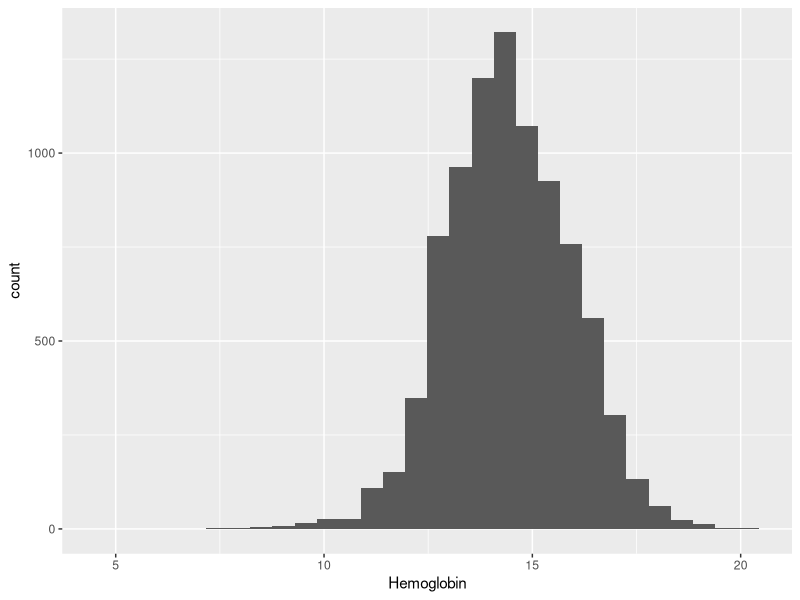
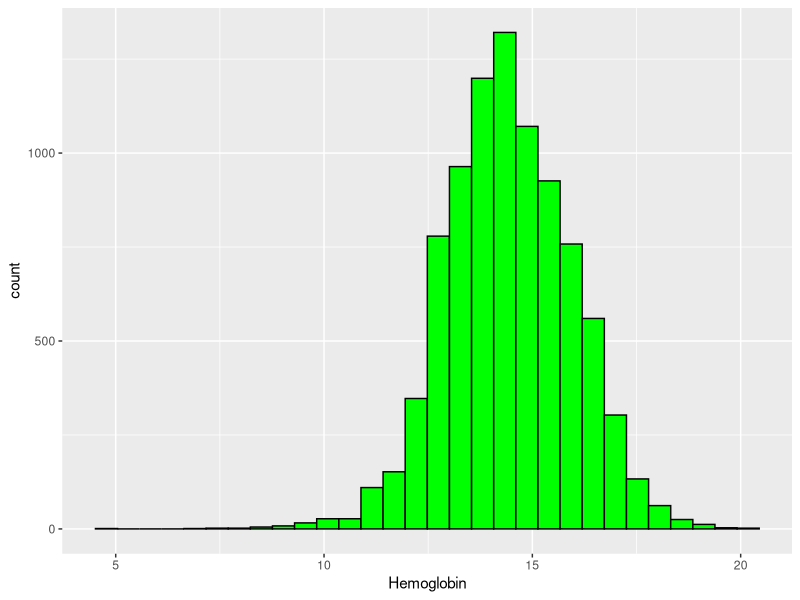
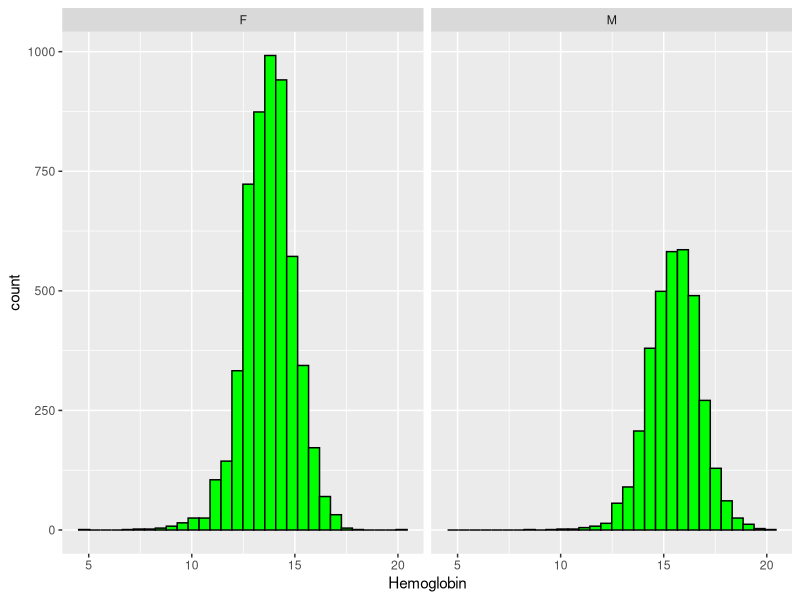
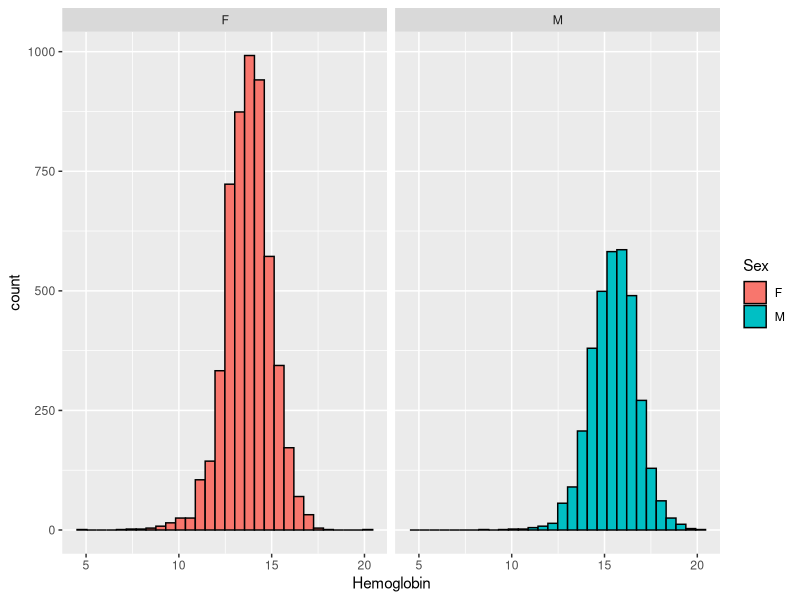
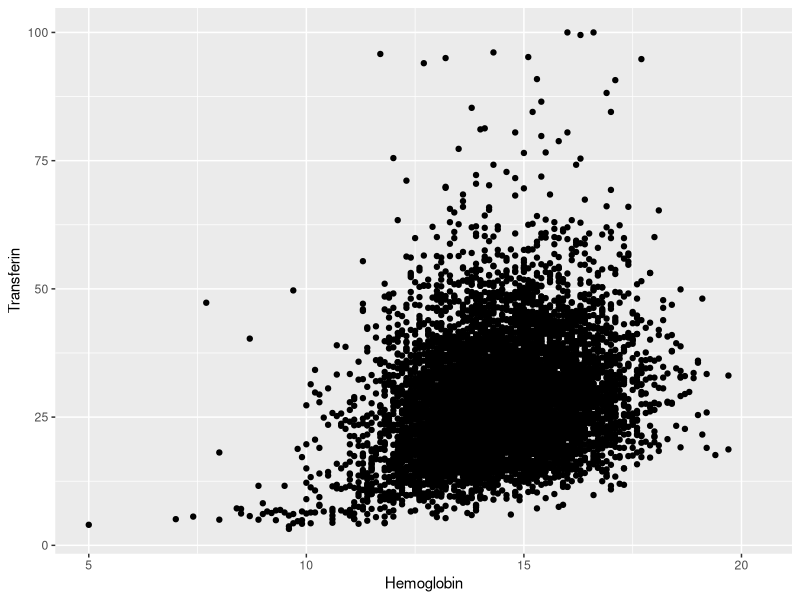
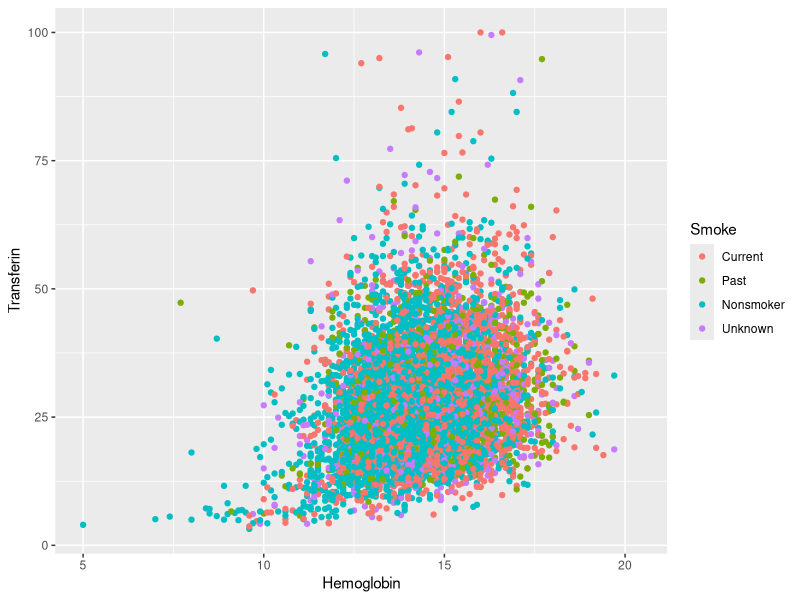
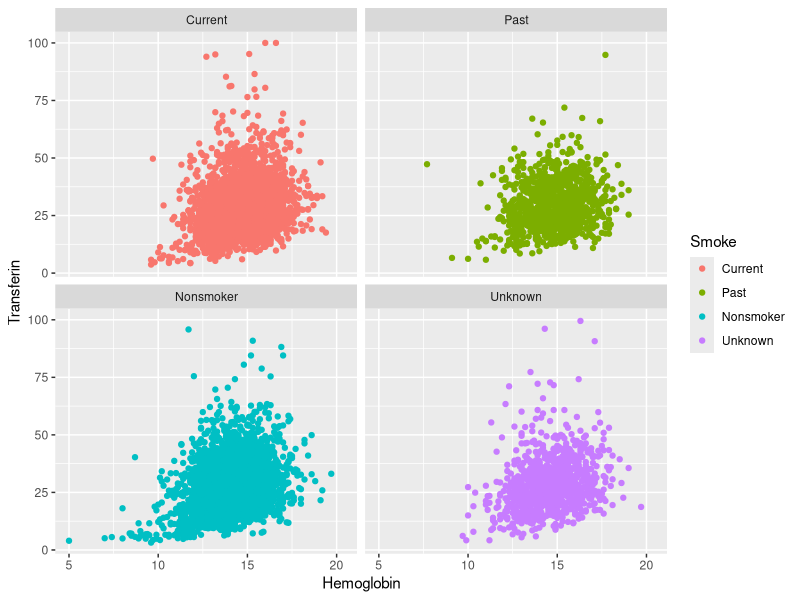
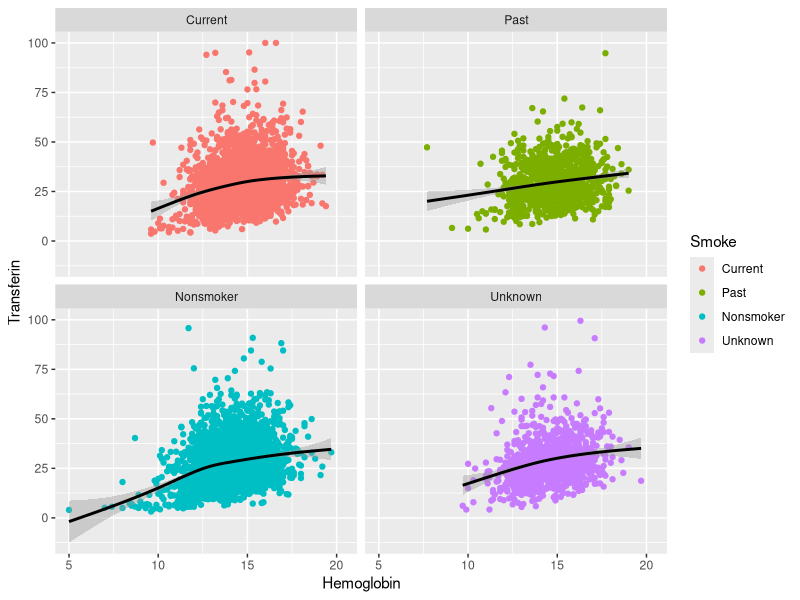

Generate these figures, in order, with R:
# my work on exercise 2
# Jan 22, 2020

library(hexbin)

# use the data() function
# load NHANES dataset from the hexbin package
# load dataset from the hexbin package
# this does not load the functionality of hexbin
# only loads the data
data("NHANES", package = "hexbin")

# multiple choice questions
# run ls() and sessionInfo() again - answer questions
# 1. How many objects are now in the global environment? [2]
# 2. how many packages are listed in "other attached packages" [1]
ls()
sessionInfo()

# using the str() and class() functions, answer the following on the NHANES
# dataset
# 1. how many variables are in the NHANES dataset [15]
# 2. how many observations are in the NHANES dataset [9575]
# 3. what variable type is "Sex" [factor]
# 4. what type of object is the NHANES dataset [data.frame]
dim(NHANES)
str(NHANES)
class(NHANES)

# select the variable for sex with $ operator
# use class() to get the object type
class(NHANES$Sex)

# view top rows use head() function
head(NHANES$sex)

# Why did we get NULL? Spelling and Case matters
head(NHANES$Sex)

# view bottom 10 rows with tail()
tail(x = NHANES$Sex, n = 10)

# get summary statistics - frequencies
summary(NHANES$Sex)

# tidyverse approach
# using the pipe operator %>%
library(dplyr)
NHANES %>%
  select(Sex) %>%
  summary()

# lets build some plots

library(ggplot2)

# Visualize data
# Create Histogram of Hemoglobin
ggplot(NHANES, aes(x = Hemoglobin)) +
  geom_histogram()

# change color of outline and fill
ggplot(NHANES, aes(x = Hemoglobin)) +
  geom_histogram(color = "black", fill = "green")

# add panels by sex, use facet_wrap()
ggplot(NHANES, aes(x = Hemoglobin)) +
  geom_histogram(color = "black", fill = "green") +
  facet_wrap(vars(Sex))

# change colors by sex
# colors defined inside aes() use variable specific coloring
# colors defined outside aes() use actual colors for global coloring
ggplot(NHANES, aes(x = Hemoglobin, fill = Sex)) +
  geom_histogram(color = "black") +
  facet_wrap(vars(Sex))

# create scatterplot of Transferin by Hemoglobin
# set x-axis to Hemoglobin
# set y-axis to Transferin
# use geom_point() to add points
ggplot(NHANES, aes(x = Hemoglobin, y = Transferin)) +
  geom_point()

# use aes() inside geom_point to color points by Smoke
# smoking status
ggplot(NHANES, aes(x = Hemoglobin, y = Transferin)) +
  geom_point(aes(color = Smoke))

# next facet_wrap() by Smoke use ~ operator
ggplot(NHANES, aes(x = Hemoglobin, y = Transferin)) +
  geom_point(aes(color = Smoke)) +
  facet_wrap(~Smoke)

# next add smoothed fit lines using geom_smooth()
# make the smoothed fit lines black
ggplot(NHANES, aes(x = Hemoglobin, y = Transferin)) +
  geom_point(aes(color = Smoke)) +
  facet_wrap(~Smoke) + 
  geom_smooth(color = "black")

